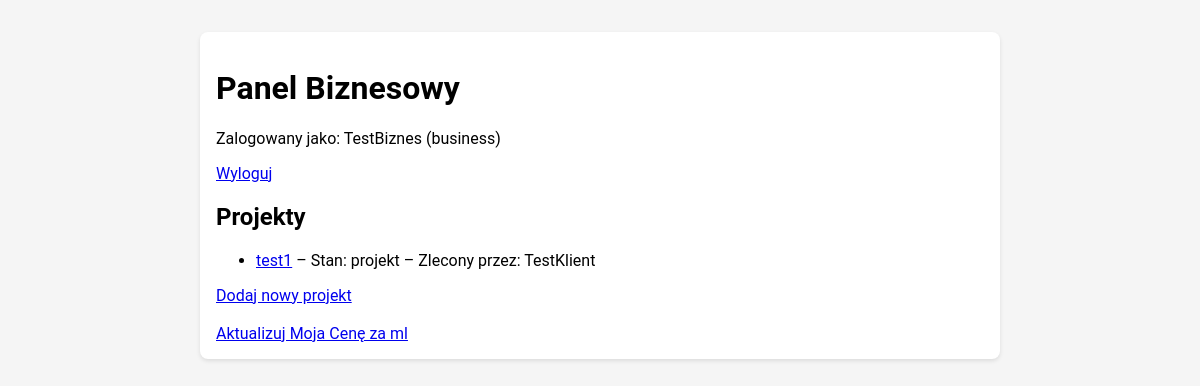
Screenshot of /business/dashboard (signed in) with the database file from the repository.
### app.py (models this page shows, shortened)
class User(UserMixin, db.Model):
    id = db.Column(db.Integer, primary_key=True)
    username = db.Column(db.String(80), unique=True, nullable=False)
    email = db.Column(db.String(120), unique=True, nullable=False)
    password_hash = db.Column(db.String(128), nullable=False)
    role = db.Column(db.String(20), nullable=False, default='client')  # domyślnie 'client'
    my_price_per_ml = db.Column(db.Float, nullable=True)
    projects = db.relationship('Project', backref='owner', lazy=True)

class Project(db.Model):
    id = db.Column(db.String(36), primary_key=True, default=lambda: str(uuid.uuid4()))
    name = db.Column(db.String(256), nullable=False)  # nazwa projektu
    user_id = db.Column(db.Integer, db.ForeignKey('user.id'), nullable=True)
    main_file_name = db.Column(db.String(256))
    main_file_path = db.Column(db.String(512))
    volume_ml = db.Column(db.Float)
    estimated_cost = db.Column(db.Float)
    final_cost = db.Column(db.Float, nullable=True)
    state = db.Column(db.String(50))
    quantity = db.Column(db.Integer, nullable=False, default=1)
    order_comment = db.Column(db.Text, nullable=True)
    files = db.relationship('ProjectFile', backref='project', lazy=True)
    state_logs = db.relationship('ProjectStateLog', backref='project', lazy=True)

### app.py (the view)
@app.route('/business/dashboard')
@login_required
def business_dashboard():
    if current_user.role != 'business':
        flash("Brak dostępu do panelu biznesowego.")
        return redirect(url_for('index'))
    projects = Project.query.all()
    return render_template("business_dashboard.html", projects=projects)

### app.py (called while the page is built)
@login_manager.user_loader
def load_user(user_id):
    return db.session.get(User, int(user_id))

### templates/business_dashboard.html (shortened to what this page needs)
{% extends "base.html" %}
{% block content %}
<div class="card">
  <h1>Panel Biznesowy</h1>
  <p>Zalogowany jako: {{ current_user.username }} ({{ current_user.role }})</p>
  <a href="{{ url_for('logout') }}">Wyloguj</a>
  <h2>Projekty</h2>
  <ul>
    {% for project in projects %}
      <li>
        <a href="{{ url_for('business_project_detail', project_id=project.id) }}">{{ project.name }}</a>
        – Stan: {{ project.state }}
        – Zlecony przez: {{ project.owner.username if project.owner else 'Brak właściciela' }}
      </li>
    {% endfor %}
  </ul>
  <a href="{{ url_for('upload') }}">Dodaj nowy projekt</a>
  <br><br>
  <a href="{{ url_for('business_update_price') }}">Aktualizuj Moja Cenę za ml</a>
</div>
{% endblock %}

### templates/base.html (style rules this page uses)
body { font-family: Roboto, sans-serif; margin: 0; padding: 0; background: #f5f5f5; }
.card { background: #fff; padding: 1rem; margin: 1rem 0; border-radius: 8px; box-shadow: 0 2px 4px rgba(0,0,0,0.1); }

### rows the page displays
User: username "TestBiznes", role "business"
Project: name "test1", state "projekt", owner "TestKlient"
